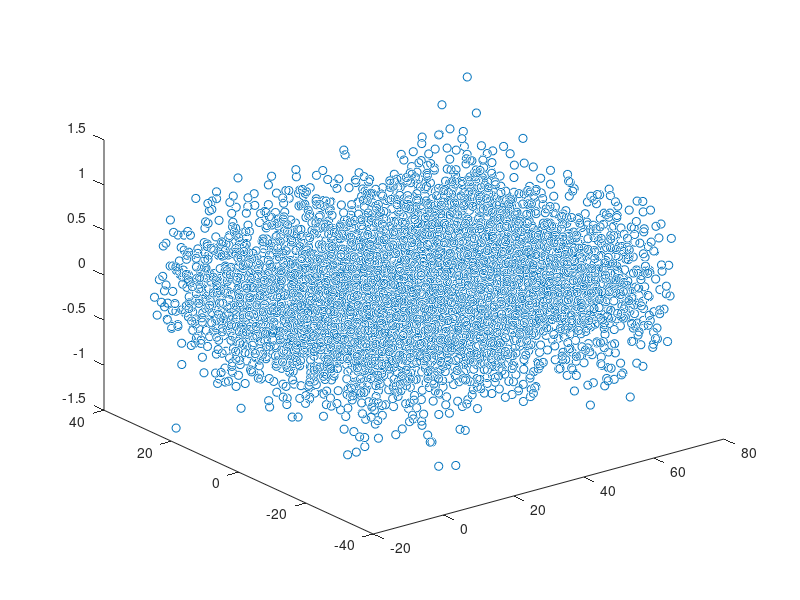

Recreate this plot in MATLAB. (Note: this script raises an error after producing the figure.)
clc;
clear;

%exterior orientation of right image
xR=60;
yR=0;
zR=100;
omegaR=0;
phiR=0;
kappaR=0;

%exterior orientation of Left image
xL=0;
yL=0;
zL=100;
omegaL=0;
phiL=0;
kappaL=0;

%interior orientation
x0=0;
y0=0;
f=0.024;

%Error comes from
domega=0;
dphi=0;
dkappa=0;
dXL=0;
dYL=0;
dZL=0;


%initial value
deltaXLR=xL-xR;
deltaYLR=yL-yR;
Baseline=(deltaXLR^2+deltaYLR^2)^0.5;

%colinear condition

%Left
mL=[cos(phiL)*cos(kappaL) sin(omegaL)*sin(phiL)*cos(kappaL)+cos(omegaL)*sin(kappaL) sin(omegaL)*sin(kappaL)-cos(omegaL)*sin(phiL)*cos(kappaL);
    -cos(phiL)*sin(kappaL) cos(omegaL)*cos(kappaL)-sin(omegaL)*sin(phiL)*sin(kappaL) cos(omegaL)*sin(phiL)*sin(kappaL)+sin(omegaL)*cos(kappaL);
    sin(phiL) -sin(omegaL)*cos(phiL) cos(omegaL)*cos(phiL)];

%Right
mR=[cos(phiR)*cos(kappaR) sin(omegaR)*sin(phiR)*cos(kappaR)+cos(omegaR)*sin(kappaR) sin(omegaR)*sin(kappaR)-cos(omegaR)*sin(phiR)*cos(kappaR);
    -cos(phiR)*sin(kappaR) cos(omegaR)*cos(kappaR)-sin(omegaR)*sin(phiR)*sin(kappaR) cos(omegaR)*sin(phiR)*sin(kappaR)+sin(omegaR)*cos(kappaR);
    sin(phiR) -sin(omegaR)*cos(phiR) cos(omegaR)*cos(phiR)];

%Ground Control Points
GCP=[];
for i=1:91
   for j=1:61
       GCPX=-16+i;
       GCPY=-31+j;
       GCPZ=0;
       GCP=[GCP;GCPX GCPY GCPZ] ;
   end
end
%plot3(GCP(:,1),GCP(:,2),GCP(:,3),'o')

%ground control points to image
imagepoint=[];
for i=1:5551
   xal=-f*(mL(1,1)*(GCP(i,1)-0)+mL(1,2)*(GCP(i,2)-0)+mL(1,3)*(GCP(i,3)-100))/(mL(3,1)*(GCP(i,1)-0)+mL(3,2)*(GCP(i,2)-0)+mL(3,3)*(GCP(i,3)-100));
   yal=-f*(mL(2,1)*(GCP(i,1)-0)+mL(2,2)*(GCP(i,2)-0)+mL(2,3)*(GCP(i,3)-100))/(mL(3,1)*(GCP(i,1)-0)+mL(3,2)*(GCP(i,2)-0)+mL(3,3)*(GCP(i,3)-100));
   xar=-f*(mR(1,1)*(GCP(i,1)-60)+mR(1,2)*(GCP(i,2)-0)+mR(1,3)*(GCP(i,3)-100))/(mR(3,1)*(GCP(i,1)-60)+mR(3,2)*(GCP(i,2)-0)+mR(3,3)*(GCP(i,3)-100));
   yar=-f*(mR(2,1)*(GCP(i,1)-60)+mR(2,2)*(GCP(i,2)-0)+mR(2,3)*(GCP(i,3)-100))/(mR(3,1)*(GCP(i,1)-60)+mR(3,2)*(GCP(i,2)-0)+mR(3,3)*(GCP(i,3)-100));
   imagepoint=[imagepoint;xal yal xar yar];
end
%============================The initial parameters generated before this line==============================================================================

%============================The intersection began after this line=====================================================================================

K2=[];
GCPxaya=[];
for i=1:5551
    for j = 1:10
    %Error (mm)
        p=-0.0064+(0.0128*randn(2));
            
    %Delta left and right
        deltaXL=GCP(i,1)-0;
        deltaYL=GCP(i,2)-0;
        deltaZL=GCP(i,3)-100;
        deltaXR=GCP(i,1)-60;
        deltaYR=GCP(i,2)-0;
        deltaZR=GCP(i,3)-100;
    
    %qrs for left and right
        qL=mL(3,1)*deltaXL+mL(3,2)*deltaYL+mL(3,3)*deltaZL;
        rL=mL(1,1)*deltaXL+mL(1,2)*deltaYL+mL(1,3)*deltaZL;
        sL=mL(2,1)*deltaXL+mL(2,2)*deltaYL+mL(2,3)*deltaZL;
        qR=mR(3,1)*deltaXR+mR(3,2)*deltaYR+mR(3,3)*deltaZR;
        rR=mR(1,1)*deltaXR+mR(1,2)*deltaYR+mR(1,3)*deltaZR;
        sR=mR(2,1)*deltaXR+mR(2,2)*deltaYR+mR(2,3)*deltaZR;
        
    %Build J and K      
        n2=[(imagepoint(i,1)+p(1,1)/1000-x0+f*rL/qL) %This part should be put here to help the loop renew the n2
            (imagepoint(i,2)+p(1,2)/1000-y0+f*sL/qL)
            (imagepoint(i,3)+p(2,1)/1000-x0+f*rR/qR)
            (imagepoint(i,4)+p(2,2)/1000-y0+f*sR/qR)];

    %B matrix for left and right
        bL1=[(f*(rL*(-mL(3,3)*deltaYL+mL(3,2)*deltaZL)-qL*(-mL(1,3)*deltaYL+mL(1,2)*deltaZL))/qL^2)
            (f*(rL*(cos(phiL)*deltaXL+sin(omegaL)*sin(phiL)*deltaYL-cos(omegaL)*sin(phiL)*deltaZL)-qL*(sin(omegaL)*cos(phiL)*cos(kappaL)*deltaYL-sin(phiL)*cos(kappaL)*deltaXL-cos(omegaL)*cos(phiL)*cos(kappaL)*deltaZL))/qL^2)
            (-f*(mL(2,1)*deltaXL+mL(2,2)*deltaYL+mL(2,3)*deltaZL)/qL)
            (f*(rL*mL(3,1)-qL*mL(1,1))/qL^2)
            (f*(rL*mL(3,2)-qL*mL(1,2))/qL^2)
            (f*(rL*mL(3,3)-qL*mL(1,3))/qL^2)]';
        bL2=[(f*(sL*(-mL(3,3)*deltaYL+mL(3,2)*deltaZL)-qL*(-mL(2,3)*deltaYL+mL(2,2)*deltaZL))/qL^2)
            (f*(sL*(cos(phiL)*deltaXL+sin(omegaL)*sin(phiL)*deltaYL-cos(omegaL)*sin(phiL)*deltaZL)-qL*(-sin(omegaL)*cos(phiL)*cos(kappaL)*deltaYL+sin(phiL)*sin(kappaL)*deltaXL+cos(omegaL)*cos(phiL)*sin(kappaL)*deltaZL))/qL^2)
            (f*(mL(1,1)*deltaXL+mL(1,2)*deltaYL+mL(1,3)*deltaZL)/qL)
            (f*(sL*mL(3,1)-qL*mL(2,1))/qL^2)
            (f*(sL*mL(3,2)-qL*mL(2,2))/qL^2)
            (f*(sL*mL(3,3)-qL*mL(2,3))/qL^2)]';
        bR1=[(f*(rR*(-mR(3,3)*deltaYR+mR(3,2)*deltaZR)-qR*(-mR(1,3)*deltaYR+mR(1,2)*deltaZR))/qR^2)
            (f*(rR*(cos(phiR)*deltaXR+sin(omegaR)*sin(phiR)*deltaYR-cos(omegaR)*sin(phiR)*deltaZR)-qR*(sin(omegaR)*cos(phiR)*cos(kappaR)*deltaYR-sin(phiR)*cos(kappaR)*deltaXR-cos(omegaR)*cos(phiR)*cos(kappaR)*deltaZR))/qR^2)
            (-f*(mR(2,1)*deltaXR+mR(2,2)*deltaYR+mR(2,3)*deltaZR)/qR)
            (f*(rR*mR(3,1)-qR*mR(1,1))/qR^2)
            (f*(rR*mR(3,2)-qR*mR(1,2))/qR^2)
            (f*(rR*mR(3,3)-qR*mR(1,3))/qR^2)]';
        bR2=[(f*(sR*(-mR(3,3)*deltaYR+mR(3,2)*deltaZR)-qR*(-mR(2,3)*deltaYR+mR(2,2)*deltaZR))/qR^2)
            (f*(sR*(cos(phiR)*deltaXR+sin(omegaR)*sin(phiR)*deltaYR-cos(omegaR)*sin(phiR)*deltaZR)-qR*(-sin(omegaR)*cos(phiR)*cos(kappaR)*deltaYR+sin(phiR)*sin(kappaR)*deltaXR+cos(omegaR)*cos(phiR)*sin(kappaR)*deltaZR))/qR^2)
            (f*(mR(1,1)*deltaXR+mR(1,2)*deltaYR+mR(1,3)*deltaZR)/qR)
            (f*(sR*mR(3,1)-qR*mR(2,1))/qR^2)
            (f*(sR*mR(3,2)-qR*mR(2,2))/qR^2)
            (f*(sR*mR(3,3)-qR*mR(2,3))/qR^2)]';
    %B matrix
        B=[bL1;bL2;bR1;bR2];  %I forgot to bring it down here, so it leads this loop use the parameters from the former loop (aka K2 used the parameter from K)
        W=[B(:,4) B(:,5) B(:,6)];
        k2=inv(W'*W)*W'*n2;
        K2(i,1)=k2(1,1);
        K2(i,2)=k2(2,1);
        K2(i,3)=k2(3,1);
        % if the error<= 1 pixel, break
        if ((k2(1,1)^2+k2(2,1)^2+k2(3,1)^2)^0.5)<=0.0000064 
           break
        end
            
        
    %n3=[n2];
    % Renew the parameters  %make it an iteration
        GCP(i,1)=GCP(i,1)-k2(1,1);
        GCP(i,2)=GCP(i,2)-k2(2,1);
        GCP(i,3)=GCP(i,3)-k2(3,1);
    
        xal=-f*(mL(1,1)*(GCP(i,1)-0)+mL(1,2)*(GCP(i,2)-0)+mL(1,3)*(GCP(i,3)-100))/(mL(3,1)*(GCP(i,1)-0)+mL(3,2)*(GCP(i,2)-0)+mL(3,3)*(GCP(i,3)-100));
        yal=-f*(mL(2,1)*(GCP(i,1)-0)+mL(2,2)*(GCP(i,2)-0)+mL(2,3)*(GCP(i,3)-100))/(mL(3,1)*(GCP(i,1)-0)+mL(3,2)*(GCP(i,2)-0)+mL(3,3)*(GCP(i,3)-100));
        xar=-f*(mR(1,1)*(GCP(i,1)-60)+mR(1,2)*(GCP(i,2)-0)+mR(1,3)*(GCP(i,3)-100))/(mR(3,1)*(GCP(i,1)-60)+mR(3,2)*(GCP(i,2)-0)+mR(3,3)*(GCP(i,3)-100));
        yar=-f*(mR(2,1)*(GCP(i,1)-60)+mR(2,2)*(GCP(i,2)-0)+mR(2,3)*(GCP(i,3)-100))/(mR(3,1)*(GCP(i,1)-60)+mR(3,2)*(GCP(i,2)-0)+mR(3,3)*(GCP(i,3)-100));
        
        imagepoint(i,1)=xal; 
        imagepoint(i,2)=yal; 
        imagepoint(i,3)=xar; 
        imagepoint(i,4)=yar;
    end
end

plot3(GCP(:,1),GCP(:,2),GCP(:,3),'o')
plot3(K(:,1),K(:,2),K(:,3),'o')



%plot(imagepoint(:,1),imagepoint(:,2),'o')
%plot(imagepoint(:,3),imagepoint(:,4),'o')
